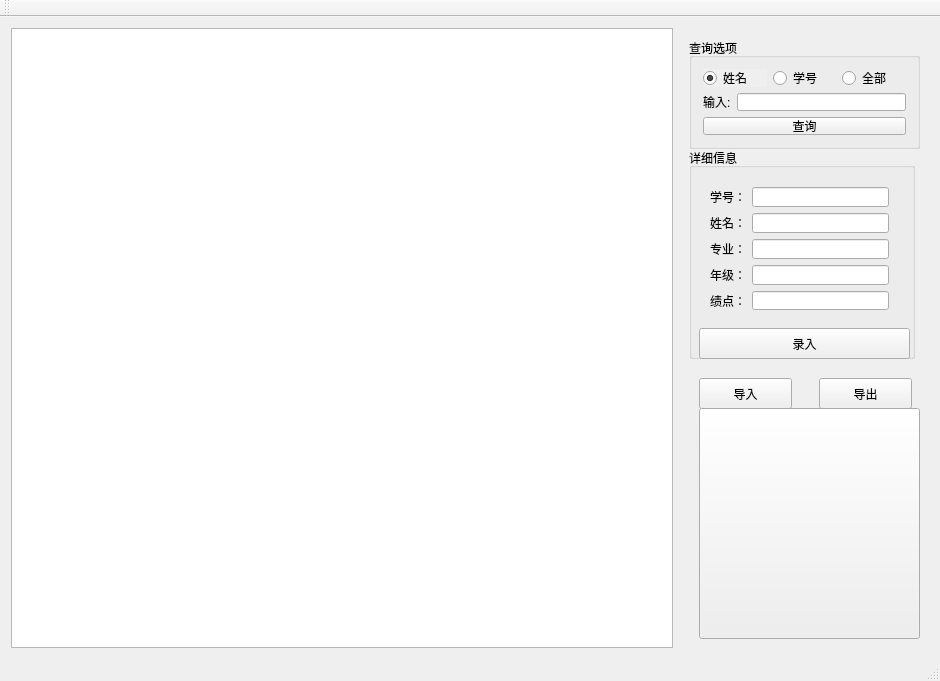
<?xml version="1.0" encoding="UTF-8"?>
<ui version="4.0">
 <class>ScoreWindow</class>
 <widget class="QMainWindow" name="ScoreWindow">
  <property name="geometry">
   <rect>
    <x>0</x>
    <y>0</y>
    <width>940</width>
    <height>681</height>
   </rect>
  </property>
  <property name="windowTitle">
   <string>ScoreWindow</string>
  </property>
  <widget class="QWidget" name="centralWidget">
   <layout class="QGridLayout" name="gridLayout">
    <item row="0" column="1">
     <widget class="QWidget" name="widget" native="true">
      <property name="minimumSize">
       <size>
        <width>250</width>
        <height>0</height>
       </size>
      </property>
      <property name="maximumSize">
       <size>
        <width>250</width>
        <height>1111</height>
       </size>
      </property>
      <widget class="QGroupBox" name="groupBox_2">
       <property name="geometry">
        <rect>
         <x>10</x>
         <y>120</y>
         <width>226</width>
         <height>211</height>
        </rect>
       </property>
       <property name="title">
        <string>详细信息</string>
       </property>
       <widget class="QWidget" name="layoutWidget">
        <property name="geometry">
         <rect>
          <x>10</x>
          <y>28</y>
          <width>201</width>
          <height>145</height>
         </rect>
        </property>
        <layout class="QVBoxLayout" name="verticalLayout_2">
         <item>
          <layout class="QHBoxLayout" name="horizontalLayout_3">
           <item>
            <widget class="QLabel" name="label_2">
             <property name="text">
              <string>学号：</string>
             </property>
            </widget>
           </item>
           <item>
            <widget class="QLineEdit" name="number"/>
           </item>
          </layout>
         </item>
         <item>
          <layout class="QHBoxLayout" name="horizontalLayout_4">
           <item>
            <widget class="QLabel" name="label_3">
             <property name="text">
              <string>姓名：</string>
             </property>
            </widget>
           </item>
           <item>
            <widget class="QLineEdit" name="name"/>
           </item>
          </layout>
         </item>
         <item>
          <layout class="QHBoxLayout" name="horizontalLayout_5">
           <item>
            <widget class="QLabel" name="label_4">
             <property name="text">
              <string>专业：</string>
             </property>
            </widget>
           </item>
           <item>
            <widget class="QLineEdit" name="major"/>
           </item>
          </layout>
         </item>
         <item>
          <layout class="QHBoxLayout" name="horizontalLayout_6">
           <item>
            <widget class="QLabel" name="label_5">
             <property name="text">
              <string>年级：</string>
             </property>
            </widget>
           </item>
           <item>
            <widget class="QLineEdit" name="grade"/>
           </item>
          </layout>
         </item>
         <item>
          <layout class="QHBoxLayout" name="horizontalLayout_9">
           <item>
            <widget class="QLabel" name="label_7">
             <property name="text">
              <string>绩点：</string>
             </property>
            </widget>
           </item>
           <item>
            <widget class="QLineEdit" name="GPA"/>
           </item>
          </layout>
         </item>
        </layout>
       </widget>
       <widget class="QPushButton" name="writeButton">
        <property name="geometry">
         <rect>
          <x>10</x>
          <y>180</y>
          <width>211</width>
          <height>31</height>
         </rect>
        </property>
        <property name="text">
         <string>录入</string>
        </property>
       </widget>
      </widget>
      <widget class="QGroupBox" name="groupBox">
       <property name="geometry">
        <rect>
         <x>10</x>
         <y>10</y>
         <width>231</width>
         <height>111</height>
        </rect>
       </property>
       <property name="title">
        <string>查询选项</string>
       </property>
       <layout class="QVBoxLayout" name="verticalLayout">
        <item>
         <layout class="QHBoxLayout" name="horizontalLayout">
          <item>
           <widget class="QRadioButton" name="radioStName">
            <property name="enabled">
             <bool>true</bool>
            </property>
            <property name="autoFillBackground">
             <bool>true</bool>
            </property>
            <property name="text">
             <string>姓名</string>
            </property>
            <property name="checked">
             <bool>true</bool>
            </property>
           </widget>
          </item>
          <item>
           <widget class="QRadioButton" name="radioStNumber">
            <property name="text">
             <string>学号</string>
            </property>
           </widget>
          </item>
          <item>
           <widget class="QRadioButton" name="radioStAll">
            <property name="text">
             <string>全部</string>
            </property>
           </widget>
          </item>
         </layout>
        </item>
        <item>
         <layout class="QHBoxLayout" name="horizontalLayout_2">
          <item>
           <widget class="QLabel" name="label">
            <property name="text">
             <string>输入:</string>
            </property>
           </widget>
          </item>
          <item>
           <widget class="QLineEdit" name="edtInput"/>
          </item>
         </layout>
        </item>
        <item>
         <widget class="QPushButton" name="btnQuery">
          <property name="text">
           <string>查询</string>
          </property>
         </widget>
        </item>
       </layout>
      </widget>
      <widget class="QPushButton" name="exportButton">
       <property name="geometry">
        <rect>
         <x>140</x>
         <y>350</y>
         <width>93</width>
         <height>31</height>
        </rect>
       </property>
       <property name="text">
        <string>导出</string>
       </property>
      </widget>
      <widget class="QPushButton" name="importButton">
       <property name="geometry">
        <rect>
         <x>20</x>
         <y>350</y>
         <width>93</width>
         <height>31</height>
        </rect>
       </property>
       <property name="text">
        <string>导入</string>
       </property>
      </widget>
      <widget class="QPushButton" name="pushButton">
       <property name="geometry">
        <rect>
         <x>20</x>
         <y>380</y>
         <width>221</width>
         <height>231</height>
        </rect>
       </property>
       <property name="styleSheet">
        <string notr="true">border-image: url(:/scorewindow_1.png);</string>
       </property>
       <property name="text">
        <string/>
       </property>
      </widget>
     </widget>
    </item>
    <item row="0" column="0">
     <widget class="QTextEdit" name="textEdit">
      <property name="lineWrapMode">
       <enum>QTextEdit::WidgetWidth</enum>
      </property>
     </widget>
    </item>
   </layout>
  </widget>
  <widget class="QMenuBar" name="menuBar">
   <property name="geometry">
    <rect>
     <x>0</x>
     <y>0</y>
     <width>940</width>
     <height>26</height>
    </rect>
   </property>
  </widget>
  <widget class="QToolBar" name="mainToolBar">
   <attribute name="toolBarArea">
    <enum>TopToolBarArea</enum>
   </attribute>
   <attribute name="toolBarBreak">
    <bool>false</bool>
   </attribute>
  </widget>
  <widget class="QStatusBar" name="statusBar"/>
 </widget>
 <layoutdefault spacing="6" margin="11"/>
 <resources/>
 <connections/>
</ui>
